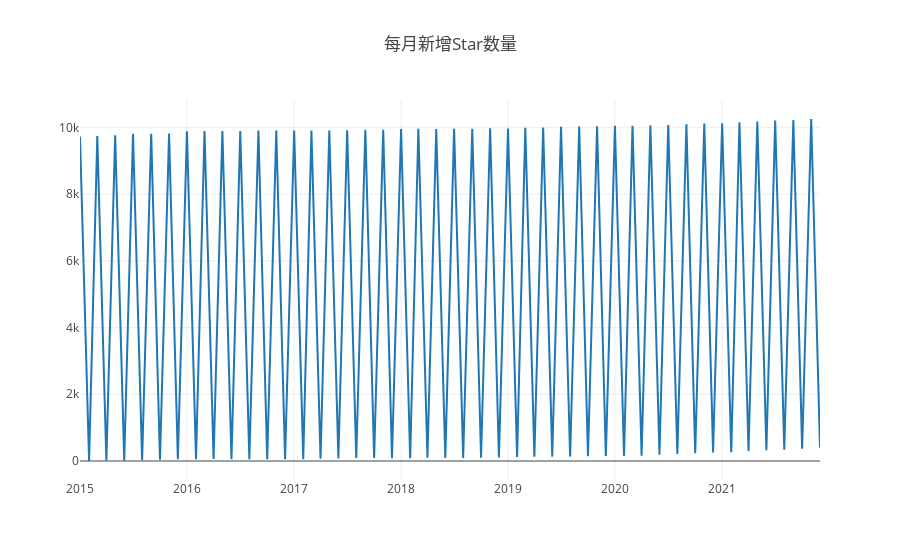

Notebook cell for this chart:
### Code cell
var startYear = 2015,
  endYear = 2021;
var years = [];
var repo_id = 1300192;
var query = openDigger.driver.clickhouse.query;
for (var y = startYear; y <= endYear; y++) years.push(y);
console.log('任务1.1');
Promise.all(
  years.map((year) => {
    return query(`
    select created_at, repo_stargazers_count
    from github_log.events
    where repo_id=${repo_id} and type = 'PullRequestEvent' and toYear (created_at) = ${year}
    `);
  })
).then((data) => {
  const tmp = {};
  for (let i = 0; i < data.length; i++) {
    for (let j = 0; j < data[i].length; j++) {
      tmp[data[i][j].created_at.slice(0, 7)] = Number(
        data[i][j].repo_stargazers_count
      );
    }
  }
  const ordered = Object.fromEntries(Object.entries(tmp).sort());
  let timeArray = [];
  let countArray = [];
  for (const key in ordered) {
    timeArray.push(key);
    countArray.push(ordered[key]);
  }
  for (let i = 1; i < countArray.length; i++) {
    countArray[i] -= countArray[i - 1]; // count every month add
  }
  for(let i = 0; i < timeArray.length; i++) {
      console.log('月份: ' + timeArray[i]);
      console.log('当月新增Star: ' + countArray[i]);
  }
  var data = [
    {
      x: timeArray,
      y: countArray,
      type: "scatter",
    },
  ];
  openDigger.render.plotly(data, { title: "每月新增Star数量" });
});

### Figure 1 — Plotly figure (JSON) as saved in the notebook; plotly's stock layout.template omitted (floating-point values rounded to 4 significant figures)
{"data": [{"type": "scatter", "x": ["2015-01", "2015-02", "2015-03", "2015-04", "2015-05", "2015-06", "2015-07", "2015-08", "2015-09", "2015-10", "2015-11", "2015-12", "2016-01", "2016-02", "2016-03", "2016-04", "2016-05", "2016-06", "2016-07", "2016-08", "2016-09", "2016-10", "2016-11", "2016-12", "2017-01", "2017-02", "2017-03", "2017-04", "2017-05", "2017-06", "2017-07", "2017-08", "2017-09", "2017-10", "2017-11", "2017-12", "2018-01", "2018-02", "2018-03", "2018-04", "2018-05", "2018-06", "2018-07", "2018-08", "2018-09", "2018-10", "2018-11", "2018-12", "2019-01", "2019-02", "2019-03", "2019-04", "2019-05", "2019-06", "2019-07", "2019-08", "2019-09", "2019-10", "2019-11", "2019-12", "2020-01", "2020-02", "2020-03", "2020-04", "2020-05", "2020-06", "2020-07", "2020-08", "2020-09", "2020-10", "2020-11", "2020-12", "2021-01", "2021-02", "2021-03", "2021-04", "2021-05", "2021-06", "2021-07", "2021-08", "2021-09", "2021-10", "2021-11", "2021-12"], "y": [9727, 0, 9739, 5, 9762, 9, 9806, 23, 9808, 36, 9811, 51, 9879, 52, 9892, 58, 9890, 50, 9887, 56, 9903, 57, 9901, 53, 9908, 56, 9902, 71, 9904, 73, 9910, 91, 9924, 92, 9930, 82, 9947, 83, 9960, 100, 9952, 94, 9956, 89, 9958, 99, 9974, 107, 9968, 122, 9986, 127, 9997, 131, 10016, 137, 10028, 142, 10029, 148, 10050, 152, 10049, 161, 10063, 185, 10072, 212, 10092, 230, 10111, 252, 10122, 264, 10152, 299, 10177, 325, 10202, 341, 10216, 367, 10250, 404]}], "layout": {"autosize": true, "title": {"text": "每月新增Star数量"}, "xaxis": {"autorange": true, "range": ["2015-01-01", "2021-12-01"], "type": "date"}, "yaxis": {"autorange": true, "range": [-569.4, 10820.0], "type": "linear"}}}
